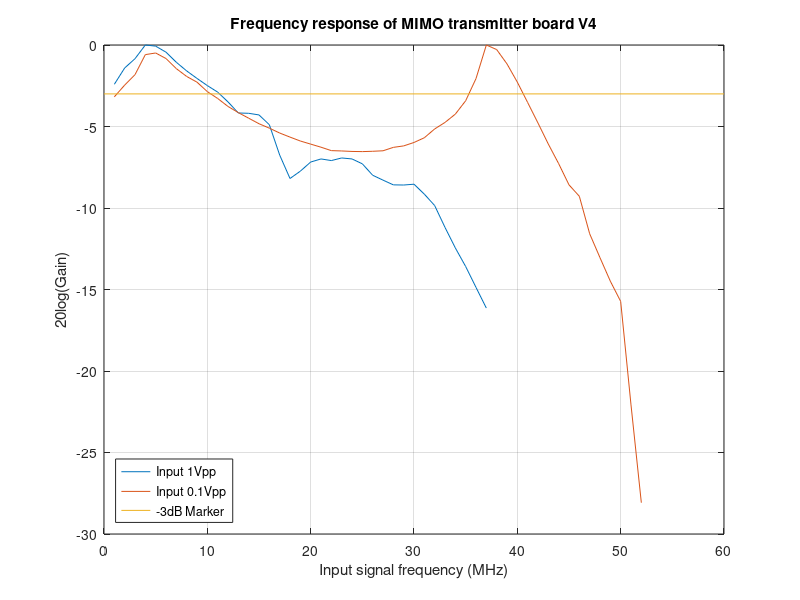

MATLAB code for this plot:
close all;
clearvars;
clc;
R = 50;
% YdBm = [-4.28 -3.4 -2.71 -1.61 -1.55 -1.9 -2.4 -2.97 -3.46 -3.94 -4.34 -4.78 -5.26 -5.52 -5.74 -6.06 -6.67 -7.73 -8.6 -8.8 -8.7 -8.5 -8.36 -8.26 -8.24 -8.2 -8.25 -8.4 -8.7 -9 -9.5 -10 -10.7 -12.8 -16.9 -18.7]; % V2 modification
% YdBm = [-7.42 -6.35 -5.65 -4.55 -4.5 -4.86 -5.4 -6 -6.5 -7.11 -7.67 -8.16 -8.6 -9 -9.47 -9.77 -10 -10.26 -10.5 -11 -11.6 -11.93 -12.1 -12.11 -12 -12 -11.86 -11.58 -11.25 -10.79 -10.66 -11 -16.35 -18.2]; % V3 modification
YdBm1 = [-5.12 -4.12 -3.55 -2.71 -2.78 -3.15 -3.77 -4.3 -4.76 -5.2 -5.6 -6.2 -6.88 -6.9 -7 -7.6 -9.46 -10.9 -10.45 -9.89 -9.7 -9.8 -9.64 -9.7 -10 -10.7 -11 -11.29 -11.3 -11.25 -11.86 -12.56 -13.9 -15.16 -16.3 -17.58 -18.85]; % V4 modification input 1V pp
YdBm2 = [-23.9 -23.18 -22.54 -21.31 -21.21 -21.55 -22.17 -22.65 -23 -23.58  -24 -24.49 -24.87 -25.21 -25.55 -25.82 -26.12 -26.37 -26.61 -26.8 -26.99 -27.2 -27.22 -27.25 -27.26 -27.24 -27.21 -27 -26.91 -26.7 -26.41 -25.87 -25.47 -24.96 -24.14 -22.78 -20.72 -21 -21.88 -23 -24.25 -25.51 -26.8 -28 -29.3 -30 -32.3 -33.77 -35.21 -36.45 -42.8 -48.8];% V4 modification input 0.1V pp
figure;

for i=1:2
    switch i
        case 1
            YdBm = YdBm1;
        case 2
            YdBm = YdBm2;
    end
    YdBV = YdBm - 10*log10(1000/R);
    
    Yrms = power(10,(YdBV/20));
    Ypk = Yrms*sqrt(2);
    X = 1;
    
    GAIN = Ypk/X;
    GAINdB = 20*log10(GAIN);
    plot(GAINdB-max(GAINdB));
    grid on;
    hold all;
end
plot([0 60],[-3 -3]);
legend('Input 1Vpp','Input 0.1Vpp','-3dB Marker','Location','SouthWest');
xlabel('Input signal frequency (MHz)');
ylabel('20log(Gain)');
title('Frequency response of MIMO transmitter board V4');